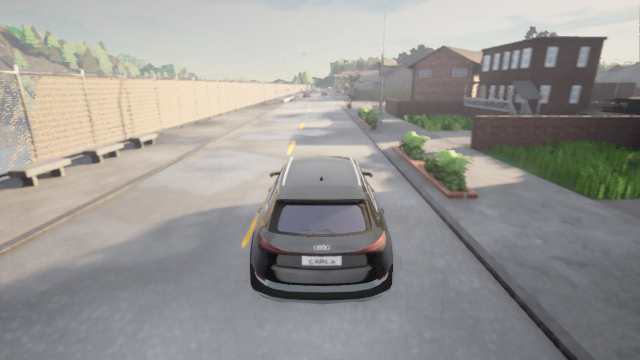
#> input picture vanishing_pt/carla.png, 640 x 360 px
$ python Hough.py
#> lines starting #> are read from the running program, lines starting #| are printed output that depends on the picture; after the words box and inside, x2 and y2 are one past the last pixel; in counts of white or black regions, pixels touching at a corner belong together; long printed decimals are rounded
import cv2
import numpy as np
from scipy.optimize import leastsq

img = cv2.imread('vanishing_pt/carla.png')
#> img is the input picture: shape (360, 640, 3); mean B, G, R 147.4, 150.6, 152.7
gray = cv2.cvtColor(img, cv2.COLOR_RGB2GRAY)
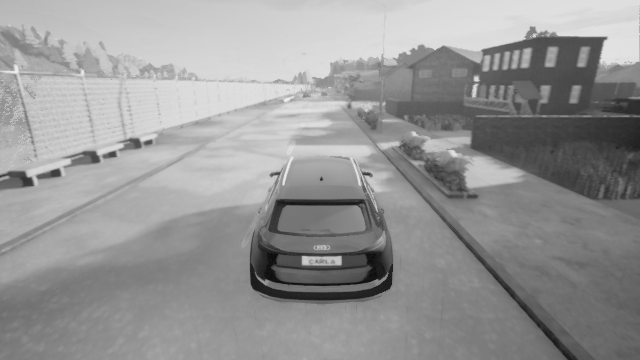
#> gray: shape (360, 640); min 13, max 240, mean 149.9
edges = cv2.Canny(gray, 80, 50)
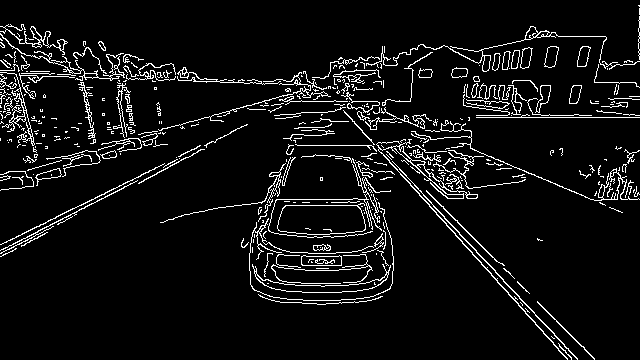
#> edges: shape (360, 640); 6.7% white in thin lines or dots
# fine tune parameters
lines = cv2.HoughLines(edges, 1, np.pi / 180, 200)
#> lines = [[-177, 2.39], [-181, 2.41], [74, 1.61], [219, 1.12], [117, 1.57]]
k = []
b = []
for line in lines:
    rho, theta = line[0]
    # skip near-vertical lines
    if abs(theta - np.pi / 90) < np.pi / 9:
        continue
    cos = np.cos(theta)
    sin = np.sin(theta)
    x0 = cos * rho
    y0 = sin * rho
    x1 = int(x0 + 10000 * (-sin))
    y1 = int(y0 + 10000 * (cos))
    x2 = int(x0 - 10000 * (-sin))
    y2 = int(y0 - 10000 * (cos))
    cv2.line(img, (x1, y1), (x2, y2), (0, 255, 0), 1)
    k.append((y2 - y1) / (x2 - x1))
    b.append(y1 - (y2 - y1) / (x2 - x1) * x1)
#> this loop made 5 passes
#> (rho, theta, cos, sin, x0, y0, x1, y1) on passes 1 to 5: (-177, 2.39, -0.731, 0.682, 129.4, -120.7, -6690, -7434), (-181, 2.41, -0.743, 0.669, 134.5, -121.1, -6556, -7552), (74, 1.61, -0.0349, 0.999, -2.58, 73.95, -9996, -275), (219, 1.12, 0.438, 0.899, 96, 196.8, -8891, 4580), (117, 1.57, -4.37e-08, 1, -5.11e-06, 117, -10000, 116)
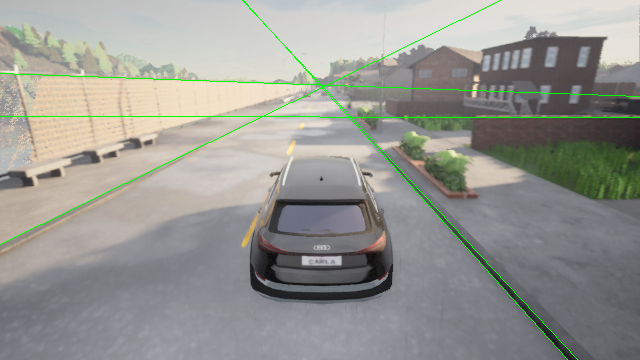
#> img: shape (360, 640, 3); 1.07% of pixels changed, all inside (x1, y1, x2, y2) = (0, 0, 640, 360)
#> after the loop, b = [-259.9, -270.4, 73.59, 243.8, 116.5]; k = [1.07, 1.11, 0.0349, -0.488, 5e-05]
    # print((x1, y1), (x2, y2))


# print(k)
# print(b)


def func(x, y):
    d = 0
    for i in range(len(k)):
        d += abs(k[i] * x - y + b[i]) / ((-1) * (-1) + k[i] * k[i]) ** 0.5
    return d


min_distance = 9999999
vanishing_x = 0
vanishing_y = 0
for i in range(img.shape[0]):
    for j in range(img.shape[1]):
        d = func(i, j)
        if d < min_distance:
            min_distance = d
            vanishing_x = i
            vanishing_y = j

print(min_distance)
#| 33.137
print(vanishing_x, vanishing_y)
#| 322 87
cv2.circle(img, (vanishing_x, vanishing_y), 5, (0, 0, 255), 1)
#> img: shape (360, 640, 3); 0.01% of pixels changed, all inside (x1, y1, x2, y2) = (317, 82, 328, 93)

# vanishing_point = leastsq(func, (0, 0))
# print(vanishing_point)

cv2.imshow("Image with Lines", img);
cv2.waitKey()
